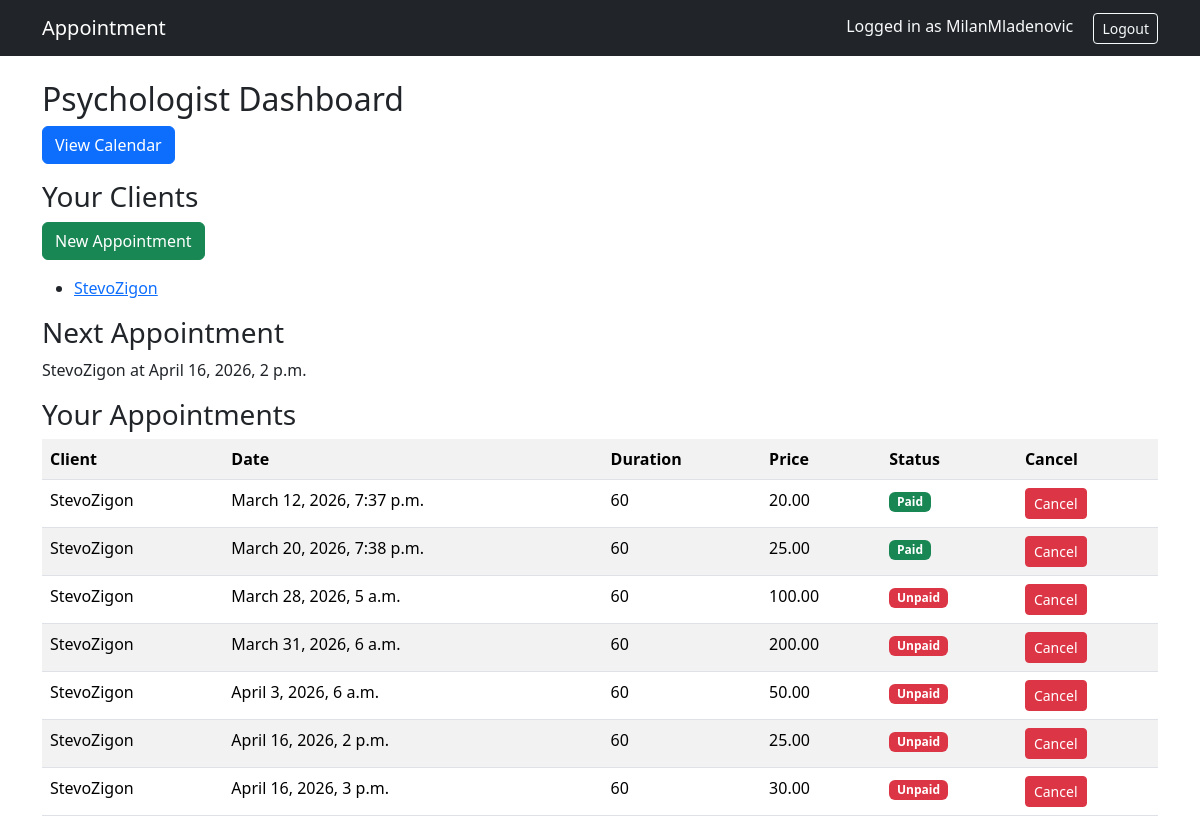
Page /psychologist/ (signed in) on the earlier database version.
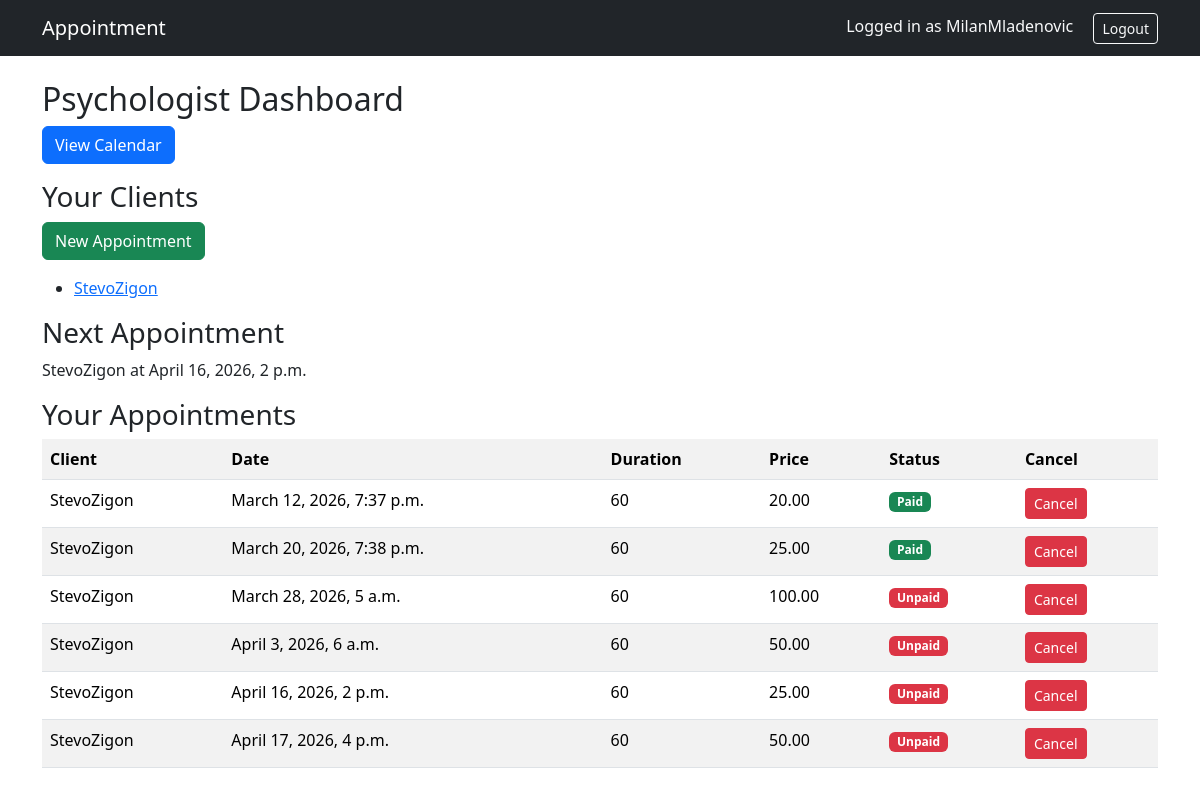
Same page on the later database version.
### users/models.py (models this page shows, shortened)
class User(AbstractUser):
    ROLE_CHOICES = (
        ('psychologist', 'Psychologist'),
        ('client', 'Client'),
    )
    role = models.CharField(max_length=20, choices=ROLE_CHOICES)

class ClientProfile(models.Model):
    user = models.OneToOneField(User, on_delete=models.CASCADE, related_name='client_profile')
    psychologist = models.ForeignKey(
        User,
        on_delete=models.CASCADE,
        related_name='clients',
        limit_choices_to={'role':'psychologist'}
    )

### appointments/models.py (models this page shows, shortened)
class Appointment(models.Model):
    psychologist = models.ForeignKey(
        settings.AUTH_USER_MODEL,
        on_delete=models.CASCADE,
        related_name='appointments_as_psychologist',
        limit_choices_to={'role':'psychologist'}
    )
    client = models.ForeignKey(
        settings.AUTH_USER_MODEL,
        on_delete=models.CASCADE,
        related_name='appointment_as_client',
        limit_choices_to={'role':'client'}
    )
    start_time = models.DateTimeField()
    duration = models.IntegerField(default=60)  # minutes
    end_time = models.DateTimeField()
    price = models.DecimalField(max_digits=8, decimal_places=2)
    paid = models.BooleanField(default=False)
    def end_time(self):
        return self.start_time + timedelta(minutes=self.duration)

### users/views.py (the view)
# urls.py: path('psychologist/', psychologist_dashboard, name='psychologist_dashboard'),
@login_required
def psychologist_dashboard(request):
    appointments = Appointment.objects.filter(
        psychologist=request.user
    ).order_by('start_time')
    clients = ClientProfile.objects.filter(
        psychologist=request.user
    )
    next_appointment = appointments.filter(
        start_time__gte=timezone.now()
    ).order_by('start_time').first()
    return render(request, 'psychologist_dashboard.html', {
        'appointments': appointments,
        'next_appointment': next_appointment,
        'clients': clients
    })

### templates/psychologist_dashboard.html
{% extends "base.html" %}
{% block content %}
<h2>Psychologist Dashboard</h2>
<a class="btn btn-primary mb-3" href="{% url 'weekly_calendar' %}">
    View Calendar
</a>
<h3>Your Clients</h3>
<a class="btn btn-success mb-3" href="{% url 'create_appointment' %}">
    New Appointment
</a>
<ul>
{% for client in clients %}
    <li>
        <a href="{% url 'client_detail' client.user.id %}">
            {{ client.user.username }}
        </a>
    </li>
{% empty %}
    <li>No clients assigned</li>
{% endfor %}
</ul>
<h3>Next Appointment</h3>
{% if next_appointment %}
<p>
    {{ next_appointment.client.username }} at
    {{ next_appointment.start_time }}
</p>
{% else %}
<p>No upcoming appointments</p>
{% endif %}
<h3>Your Appointments</h3>
<table class="table table-striped">
<tr>
    <th>Client</th>
    <th>Date</th>
    <th>Duration</th>
    <th>Price</th>
    <th>Status</th>
    <th>Cancel</th>
</tr>
{% for appointment in appointments %}
<tr>
    <td>{{ appointment.client }}</td>
    <td>{{ appointment.start_time }}</td>
    <td>{{ appointment.duration }}</td>
    <td>{{ appointment.price }}</td>
    <td>
        {% if appointment.paid %}
            <span class="badge bg-success">Paid</span>
        {% else %}
            <span class="badge bg-danger">Unpaid</span>
        {% endif %}
    </td>
    <td>
        <a class="btn btn-sm btn-danger"
            href="{% url 'cancel_appointment' appointment.id %}">
            Cancel
        </a>
    </td>
</tr>
{% endfor %}
</table>
{% endblock %}

### templates/base.html (shortened to what this page needs)
<!DOCTYPE html>
<html>
<head>
    <link href="https://cdn.jsdelivr.net/npm/bootstrap@5.3.3/dist/css/bootstrap.min.css" rel="stylesheet">
</head>
<body>
<nav class="navbar navbar-expand-lg navbar-dark bg-dark">
    <div class="container">
        <a class="navbar-brand" href="/">Appointment</a>
        <div>
            {% if user.is_authenticated %}
                <span class="text-light me-3">
                    Logged in as {{ user.username }}
                </span>
                <a class="btn btn-outline-light btn-sm" href="/admin/logout/">Logout</a>
            {% endif %}
        </div>
    </div>
</nav>
<div class="container mt-4">
{% block content %}
{% endblock %}
</div>
</body>
</html>

Differences in the rows shown:
removed Appointment: client "StevoZigon", start_time "March 31, 2026, 6 a.m.", duration "60", price "200.00", paid "Unpaid"
removed Appointment: client "StevoZigon", start_time "April 16, 2026, 3 p.m.", duration "60", price "30.00", paid "Unpaid"
added Appointment: client "StevoZigon", start_time "April 17, 2026, 4 p.m.", duration "60", price "50.00", paid "Unpaid"
